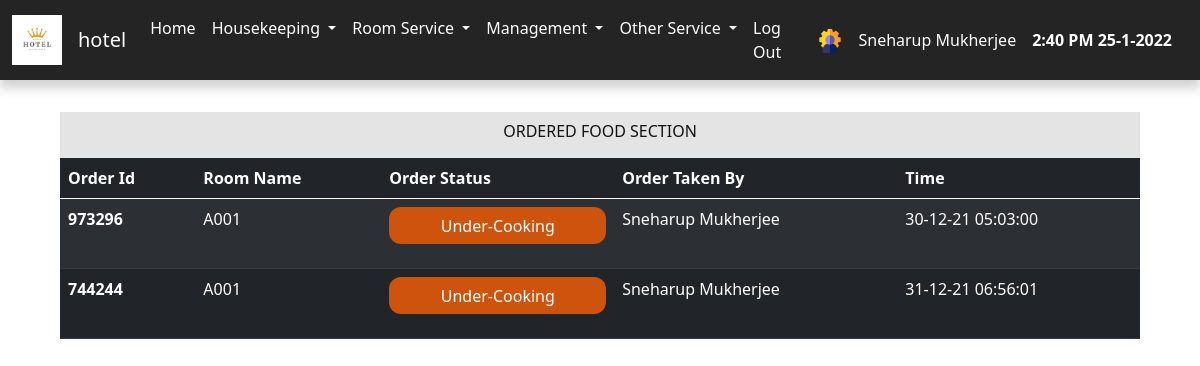
The page /admin/view_ordered_food.php (signed in) on the database its author committed.
### tables this page shows
CREATE TABLE `food_order` (
  `food_order_id` int(11) NOT NULL,
  `room_id` int(11) NOT NULL,
  `order_taken_by` varchar(30) NOT NULL,
  `order_status` varchar(20) NOT NULL DEFAULT 'Under-Cooking',
  `order_id` varchar(10) NOT NULL,
  `date` varchar(20) NOT NULL
);

CREATE TABLE `room` (
  `id` int(11) NOT NULL,
  `floor_id` int(11) NOT NULL,
  `room_name` varchar(30) NOT NULL,
  `room_type_id` int(11) NOT NULL
);

### admin/view_ordered_food.php (the view)
<?php
include "./include/header.php";
?>
<div class="housekeeper_main_div">
    <div class="table_heading">
            <h5>ORDERED FOOD SECTION</h5>
    </div>
    <table class="table table-dark table-striped">
    <thead>
        <tr>
            <th scope="col">Order Id</th>
            <th scope="col">Room Name</th>
            <th scope="col">Order Status</th>
            <th scope="col">Order Taken By</th>
            <th scope="col">Time</th>
        </tr>
    </thead>
    <tbody>
        <?php
            $query = "SELECT * FROM food_order INNER JOIN room ON food_order.room_id = room.id ";
            $result = mysqli_query($connect,$query);
            while($row = mysqli_fetch_assoc($result))
            {
        ?>
        <tr>
            <th scope="row"><?php  echo $row['order_id'] ;?></th>
            <td><?php  echo $row['room_name'] ;?></td>
            <td><p class="<?php  echo $row['order_status'] ;?>"><?php  echo $row['order_status'] ;?></p></td>
            <td><?php  echo $row['order_taken_by'] ;?></td>
            <td><?php  echo $row['date'] ;?></td>
        </tr><?php } ?>
    </tbody>
    </table>
</div>

### admin/static/style.css (style rules this page uses)
body { margin: 0px; padding: 0px; box-sizing: border-box; background-color: #ffffff !important; color: rgb(0, 0, 0) !important; font-family: 'Roboto',sans-serif; }
h5 { font-size: 1rem !important; }
.table_heading { width: 100%; background-color: #e4e4e4; color: rgb(19, 19, 19); text-align: center; padding: .6rem; }
.housekeeper_main_div { width: 90%; margin: 2rem auto; overflow: auto; }
.Under-Cooking { padding: .4rem; border-radius: 12px; background-color: rgb(206, 84, 13); text-align: center; }

### rows shown on the page
food_order: order "973296", room.room_name "A001", order_status "Under-Cooking", order_taken_by "Sneharup Mukherjee", date "30-12-21 05:03:00"
food_order: order "744244", room.room_name "A001", order_status "Under-Cooking", order_taken_by "Sneharup Mukherjee", date "31-12-21 06:56:01"

### other values the page prints
$_SESSION['username'] "Sneharup Mukherjee"
